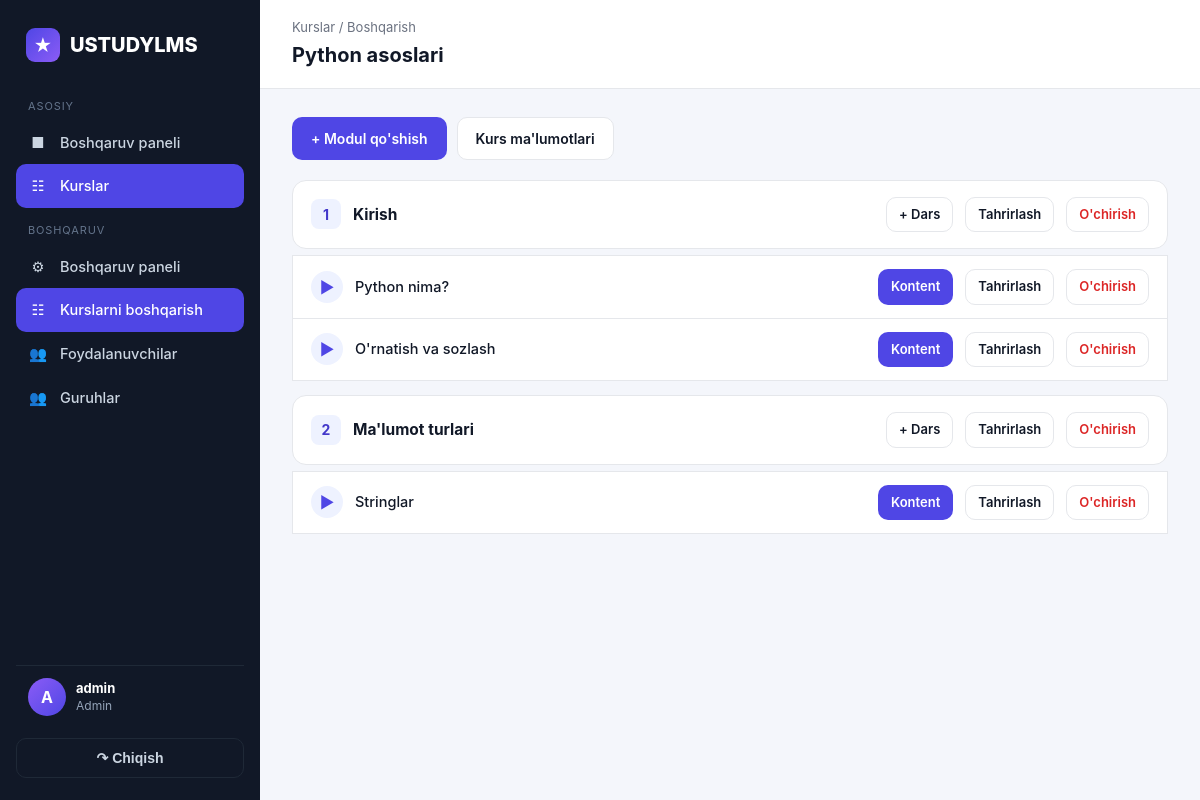
Screenshot of /courses/manage/courses/1/ (signed in) with the database file from the repository.
### accounts/models/user.py (models this page shows, shortened)
class CustomUser(AbstractUser):
    class Role(models.TextChoices):
        ADMIN = 'admin', 'Admin'
        TEACHER = 'teacher', "O'qituvchi"
        STUDENT = 'student', "O'quvchi"
    role = models.CharField(max_length=10, choices=Role.choices, default=Role.STUDENT)
    phone = models.CharField(max_length=20, blank=True)
    @property
    def is_admin(self):
        return self.is_superuser or self.role == self.Role.ADMIN
    @property
    def is_teacher(self):
        return self.role == self.Role.TEACHER

### courses/models/course.py (models this page shows, shortened)
class Course(models.Model):
    name = models.CharField(max_length=150)
    image = models.ImageField(upload_to='courses/', blank=True, null=True)
    description = models.TextField(blank=True)
    duration = models.PositiveIntegerField(default=1, help_text="Davomiyligi (oylarda)")
    price = models.DecimalField(max_digits=10, decimal_places=2, default=0)
    created_at = models.DateTimeField(auto_now_add=True)
    class Meta:
        ordering = ['-created_at']

### courses/models/structure.py (models this page shows, shortened)
class Module(models.Model):
    course = models.ForeignKey(Course, on_delete=models.CASCADE, related_name='modules')
    title = models.CharField(max_length=150)
    description = models.TextField(blank=True)
    order = models.PositiveIntegerField(default=0)
    class Meta:
        ordering = ['order', 'id']

class Lesson(models.Model):
    module = models.ForeignKey(Module, on_delete=models.CASCADE, related_name='lessons')
    title = models.CharField(max_length=300)
    description = models.TextField(blank=True)
    order = models.PositiveIntegerField(default=0)
    class Meta:
        ordering = ['order', 'id']

### courses/views/manage_courses.py (the view)
# urls.py: path('manage/courses/<int:pk>/', views.course_manage, name='manage_course_detail'),
@teacher_required
def course_manage(request, pk):
    course = get_object_or_404(
        Course.objects.prefetch_related('modules__lessons'), pk=pk
    )
    ensure_course_access(request.user, course)
    return render(request, 'manage/course_manage.html', {'course': course})

### courses/views/helpers.py (called while the page is built)
def ensure_course_access(user, course):
    if user.is_admin:
        return
    if (user.is_teacher and hasattr(user, 'teacher_profile')
            and user.teacher_profile.courses.filter(pk=course.pk).exists()):
        return
    raise PermissionDenied

### templates/manage/course_manage.html (shortened to what this page needs)
{% extends 'base.html' %}
{% block heading %}{{ course.name }}{% endblock %}
{% block crumb %}<div class="crumb"><a href="{% url 'courses:manage_course_list' %}">Kurslar</a> / Boshqarish</div>{% endblock %}
{% block content %}
<div style="display:flex;gap:10px;margin-bottom:20px;flex-wrap:wrap;">
    <a href="{% url 'courses:manage_module_create' course.pk %}" class="btn btn-primary">&#43; Modul qo'shish</a>
    <a href="{% url 'courses:manage_course_edit' course.pk %}" class="btn btn-light">Kurs ma'lumotlari</a>
</div>
{% for module in course.modules.all %}
<div class="module">
    <div class="module-head">
        <span class="idx">{{ forloop.counter }}</span>
        <h3>{{ module.title }}</h3>
        <a href="{% url 'courses:manage_lesson_create' module.pk %}" class="btn btn-light btn-sm">&#43; Dars</a>
        <a href="{% url 'courses:manage_module_edit' module.pk %}" class="btn btn-light btn-sm">Tahrirlash</a>
        <a href="{% url 'courses:manage_module_delete' module.pk %}" class="btn btn-light btn-sm" style="color:var(--danger);">O'chirish</a>
    </div>
    <div class="lesson-list">
        {% for lesson in module.lessons.all %}
        <div class="lesson-row">
            <span class="play">&#9654;</span>
            <span class="t">{{ lesson.title }}</span>
            <a href="{% url 'courses:manage_lesson' lesson.pk %}" class="btn btn-primary btn-sm">Kontent</a>
            <a href="{% url 'courses:manage_lesson_edit' lesson.pk %}" class="btn btn-light btn-sm">Tahrirlash</a>
            <a href="{% url 'courses:manage_lesson_delete' lesson.pk %}" class="btn btn-light btn-sm" style="color:var(--danger);">O'chirish</a>
        </div>
        {% empty %}
        <div class="lesson-row"><span class="t" style="color:var(--muted);">Darslar yo'q.</span></div>
        {% endfor %}
    </div>
</div>
{% empty %}
<div class="card"><div class="empty"><div class="ic">&#128214;</div>Hali modullar yo'q. "Modul qo'shish" tugmasini bosing.</div></div>
{% endfor %}
{% endblock %}

### templates/base.html (shortened to what this page needs)
{% load static %}
<!DOCTYPE html>
<html lang="uz">
<head>
    <link rel="stylesheet" href="{% static 'css/style.css' %}">
</head>
<body>
<div class="layout">
    <aside class="sidebar" id="sidebar">
        <div class="brand">
            <span class="logo">&#9733;</span> USTUDYLMS
        </div>
        <nav>
            <div class="nav-section">Asosiy</div>
            <a class="nav-link {% if request.resolver_match.url_name == 'dashboard' %}active{% endif %}" href="{% url 'accounts:dashboard' %}">
                <span class="ic">&#9632;</span> Boshqaruv paneli
            </a>
            <a class="nav-link {% if 'course' in request.resolver_match.url_name %}active{% endif %}" href="{% url 'courses:course_list' %}">
                <span class="ic">&#9783;</span> Kurslar
            </a>
            {% if user.is_teacher or user.is_admin %}
            <div class="nav-section">Boshqaruv</div>
            <a class="nav-link {% if request.resolver_match.url_name == 'manage_dashboard' %}active{% endif %}" href="{% url 'courses:manage_dashboard' %}">
                <span class="ic">&#9881;</span> Boshqaruv paneli
            </a>
            <a class="nav-link {% if 'manage_course' in request.resolver_match.url_name %}active{% endif %}" href="{% url 'courses:manage_course_list' %}">
                <span class="ic">&#9783;</span> Kurslarni boshqarish
            </a>
            {% endif %}
            {% if user.is_admin %}
            <a class="nav-link {% if 'user' in request.resolver_match.url_name %}active{% endif %}" href="{% url 'accounts:user_list' %}">
                <span class="ic">&#128101;</span> Foydalanuvchilar
            </a>
            <a class="nav-link {% if 'manage_group' in request.resolver_match.url_name %}active{% endif %}" href="{% url 'courses:manage_group_list' %}">
                <span class="ic">&#128101;</span> Guruhlar
            </a>
            {% endif %}
        </nav>
        <div class="user">
            <div class="av">{{ user.username|first|upper }}</div>
            <div class="meta">
                <b>{{ user.get_full_name|default:user.username }}</b>
                <span>{{ user.get_role_display }}</span>
            </div>
        </div>
        <form method="post" action="{% url 'accounts:logout' %}">
            <button type="submit" class="logout-btn">&#8631; Chiqish</button>
        </form>
    </aside>
    <main class="content">
        <div class="topbar">
            <div>
                {% block crumb %}{% endblock %}
                <h1>{% block heading %}{% endblock %}</h1>
            </div>
        </div>
        <div class="page">
            {% block content %}{% endblock %}
        </div>
    </main>
</div>
</body>
</html>

### rows the page displays
CustomUser: username|first "A", get_full_name "admin", role "Admin"
Course: name "Python asoslari"
Module: title "Kirish"
Lesson: title "Python nima?"
Lesson: title "O'rnatish va sozlash"
Module: title "Ma'lumot turlari"
Lesson: title "Stringlar"
